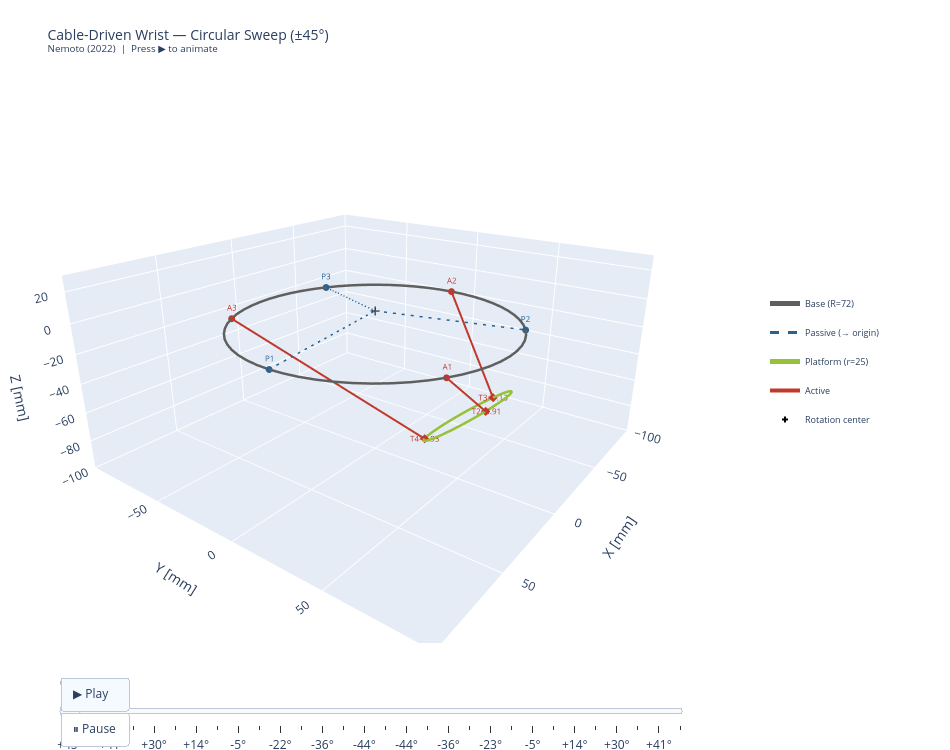

Write notebook code for a chart like this one.
### Code cell
# =================================================================
# Animated 3D Visualization
# =================================================================
from helpers.wrist_plots import wrist_animated_figure

fig = wrist_animated_figure(
    R, r, h, h_b,
    tilt_max_deg=tilt_max_deg,
    t_ref_val=t_ref_val,
    n_frames=n_frames,
    sweep_amplitude_deg=sweep_amplitude_deg,
    show_caption=show_caption,
)
fig.show()

### Figure 1 — Plotly figure (JSON) as saved in the notebook; plotly's stock layout.template omitted (floating-point values rounded to 4 significant figures)
{"data": [{"legendgroup": "base", "line": {"color": "#5F5F5F", "width": 5}, "mode": "lines", "name": "Base (R=72)", "type": "scatter3d", "x": [72.5, 72.1, 70.92, 68.95, 66.23, 62.79, 58.65, 53.88, 48.51, 42.61, 36.25, 29.49, 22.4, 15.07, 7.578, 4.439e-15, -7.578, -15.07, -22.4, -29.49, -36.25, -42.61, -48.51, -53.88, -58.65, -62.79, -66.23, -68.95, -70.92, -72.1, -72.5, -72.1, -70.92, -68.95, -66.23, -62.79, -58.65, -53.88, -48.51, -42.61, -36.25, -29.49, -22.4, -15.07, -7.578, -1.332e-14, 7.578, 15.07, 22.4, 29.49, 36.25, 42.61, 48.51, 53.88, 58.65, 62.79, 66.23, 68.95, 70.92, 72.1, 72.5], "y": [0, 7.578, 15.07, 22.4, 29.49, 36.25, 42.61, 48.51, 53.88, 58.65, 62.79, 66.23, 68.95, 70.92, 72.1, 72.5, 72.1, 70.92, 68.95, 66.23, 62.79, 58.65, 53.88, 48.51, 42.61, 36.25, 29.49, 22.4, 15.07, 7.578, 8.879e-15, -7.578, -15.07, -22.4, -29.49, -36.25, -42.61, -48.51, -53.88, -58.65, -62.79, -66.23, -68.95, -70.92, -72.1, -72.5, -72.1, -70.92, -68.95, -66.23, -62.79, -58.65, -53.88, -48.51, -42.61, -36.25, -29.49, -22.4, -15.07, -7.578, -1.776e-14], "z": [-9, -9, -9, -9, -9, -9, -9, -9, -9, -9, -9, -9, -9, -9, -9, -9, -9, -9, -9, -9, -9, -9, -9, -9, -9, -9, -9, -9, -9, -9, -9, -9, -9, -9, -9, -9, -9, -9, -9, -9, -9, -9, -9, -9, -9, -9, -9, -9, -9, -9, -9, -9, -9, -9, -9, -9, -9, -9, -9, -9, -9]}, {"legendgroup": "passive", "line": {"color": "#296193", "dash": "dash", "width": 3}, "mode": "lines", "name": "Passive (→ origin)", "type": "scatter3d", "x": [72.5, 0, null, -36.25, 0, null, -36.25, 0, null], "y": [0, 0, null, 62.79, 0, null, -62.79, 0, null], "z": [-9, 0, null, -9, 0, null, -9, 0, null]}, {"legendgroup": "platform", "line": {"color": "#97C139", "width": 5}, "mode": "lines", "name": "Platform (r=25)", "type": "scatter3d", "x": [25, 24.69, 23.78, 22.28, 20.23, 17.68, 14.69, 11.35, 7.725, 3.911, 1.531e-15, -3.911, -7.725, -11.35, -14.69, -17.68, -20.23, -22.28, -23.78, -24.69, -25, -24.69, -23.78, -22.28, -20.23, -17.68, -14.69, -11.35, -7.725, -3.911, -4.592e-15, 3.911, 7.725, 11.35, 14.69, 17.68, 20.23, 22.28, 23.78, 24.69, 25], "y": [53.74, 56.51, 59.2, 61.77, 64.13, 66.24, 68.04, 69.49, 70.55, 71.2, 71.42, 71.2, 70.55, 69.49, 68.04, 66.24, 64.13, 61.77, 59.2, 56.51, 53.74, 50.97, 48.28, 45.71, 43.35, 41.24, 39.44, 37.99, 36.93, 36.28, 36.06, 36.28, 36.93, 37.99, 39.44, 41.24, 43.35, 45.71, 48.28, 50.97, 53.74], "z": [-53.74, -50.97, -48.28, -45.71, -43.35, -41.24, -39.44, -37.99, -36.93, -36.28, -36.06, -36.28, -36.93, -37.99, -39.44, -41.24, -43.35, -45.71, -48.28, -50.97, -53.74, -56.51, -59.2, -61.77, -64.13, -66.24, -68.04, -69.49, -70.55, -71.2, -71.42, -71.2, -70.55, -69.49, -68.04, -66.24, -64.13, -61.77, -59.2, -56.51, -53.74]}, {"legendgroup": "active", "line": {"color": "#C0392B", "width": 4}, "mode": "lines+text", "name": "Active", "showlegend": true, "text": ["", "T2=0.91"], "textfont": {"color": "#C0392B", "size": 8}, "textposition": "middle center", "type": "scatter3d", "x": [36.25, 12.5], "y": [62.79, 69.05], "z": [-9, -38.43]}, {"legendgroup": "active", "line": {"color": "#C0392B", "width": 4}, "mode": "lines+text", "showlegend": false, "text": ["", "T3=1.13"], "textfont": {"color": "#C0392B", "size": 8}, "textposition": "middle center", "type": "scatter3d", "x": [-72.5, -25], "y": [8.879e-15, 53.74], "z": [-9, -53.74]}, {"legendgroup": "active", "line": {"color": "#C0392B", "width": 4}, "mode": "lines+text", "showlegend": false, "text": ["", "T4=0.93"], "textfont": {"color": "#C0392B", "size": 8}, "textposition": "middle center", "type": "scatter3d", "x": [36.25, 12.5], "y": [-62.79, 38.43], "z": [-9, -69.05]}, {"marker": {"color": "#296193", "size": 4}, "mode": "markers+text", "showlegend": false, "text": ["P1", "P2", "P3"], "textfont": {"color": "#296193", "size": 8}, "textposition": "top center", "type": "scatter3d", "x": [72.5, -36.25, -36.25], "y": [0, 62.79, -62.79], "z": [-9, -9, -9]}, {"marker": {"color": "#C0392B", "size": 4}, "mode": "markers+text", "showlegend": false, "text": ["A1", "A2", "A3"], "textfont": {"color": "#C0392B", "size": 8}, "textposition": "top center", "type": "scatter3d", "x": [36.25, -72.5, 36.25], "y": [62.79, 8.879e-15, -62.79], "z": [-9, -9, -9]}, {"marker": {"color": "#C0392B", "size": 3, "symbol": "diamond"}, "mode": "markers", "showlegend": false, "type": "scatter3d", "x": [12.5, -25, 12.5], "y": [69.05, 53.74, 38.43], "z": [-38.43, -53.74, -69.05]}, {"marker": {"color": "black", "size": 5, "symbol": "cross"}, "mode": "markers", "name": "Rotation center", "showlegend": true, "type": "scatter3d", "x": [0], "y": [0], "z": [0]}], "layout": {"height": 750, "legend": {"font": {"size": 9}, "x": 1.02, "y": 0.5}, "margin": {"b": 80, "l": 0, "r": 200, "t": 80}, "scene": {"aspectmode": "data", "camera": {"eye": {"x": 1.6, "y": 1.2, "z": 0.8}}, "xaxis": {"range": [-100, 100], "title": {"text": "X [mm]"}}, "yaxis": {"range": [-100, 100], "title": {"text": "Y [mm]"}}, "zaxis": {"range": [-100, 30], "title": {"text": "Z [mm]"}}}, "sliders": [{"active": 0, "currentvalue": {"font": {"size": 12}, "prefix": "Ψ ≈ ", "suffix": "°"}, "len": 0.84, "steps": [{"args": [["0"], {"frame": {"duration": 0, "redraw": true}, "mode": "immediate"}], "label": "+45°", "method": "animate"}, {"args": [["4"], {"frame": {"duration": 0, "redraw": true}, "mode": "immediate"}], "label": "+44°", "method": "animate"}, {"args": [["8"], {"frame": {"duration": 0, "redraw": true}, "mode": "immediate"}], "label": "+41°", "method": "animate"}, {"args": [["12"], {"frame": {"duration": 0, "redraw": true}, "mode": "immediate"}], "label": "+36°", "method": "animate"}, {"args": [["16"], {"frame": {"duration": 0, "redraw": true}, "mode": "immediate"}], "label": "+30°", "method": "animate"}, {"args": [["20"], {"frame": {"duration": 0, "redraw": true}, "mode": "immediate"}], "label": "+23°", "method": "animate"}, {"args": [["24"], {"frame": {"duration": 0, "redraw": true}, "mode": "immediate"}], "label": "+14°", "method": "animate"}, {"args": [["28"], {"frame": {"duration": 0, "redraw": true}, "mode": "immediate"}], "label": "+5°", "method": "animate"}, {"args": [["32"], {"frame": {"duration": 0, "redraw": true}, "mode": "immediate"}], "label": "-5°", "method": "animate"}, {"args": [["36"], {"frame": {"duration": 0, "redraw": true}, "mode": "immediate"}], "label": "-14°", "method": "animate"}, {"args": [["40"], {"frame": {"duration": 0, "redraw": true}, "mode": "immediate"}], "label": "-22°", "method": "animate"}, {"args": [["44"], {"frame": {"duration": 0, "redraw": true}, "mode": "immediate"}], "label": "-30°", "method": "animate"}, {"args": [["48"], {"frame": {"duration": 0, "redraw": true}, "mode": "immediate"}], "label": "-36°", "method": "animate"}, {"args": [["52"], {"frame": {"duration": 0, "redraw": true}, "mode": "immediate"}], "label": "-41°", "method": "animate"}, {"args": [["56"], {"frame": {"duration": 0, "redraw": true}, "mode": "immediate"}], "label": "-44°", "method": "animate"}, {"args": [["60"], {"frame": {"duration": 0, "redraw": true}, "mode": "immediate"}], "label": "-45°", "method": "animate"}, {"args": [["64"], {"frame": {"duration": 0, "redraw": true}, "mode": "immediate"}], "label": "-44°", "method": "animate"}, {"args": [["68"], {"frame": {"duration": 0, "redraw": true}, "mode": "immediate"}], "label": "-41°", "method": "animate"}, {"args": [["72"], {"frame": {"duration": 0, "redraw": true}, "mode": "immediate"}], "label": "-36°", "method": "animate"}, {"args": [["76"], {"frame": {"duration": 0, "redraw": true}, "mode": "immediate"}], "label": "-30°", "method": "animate"}, {"args": [["80"], {"frame": {"duration": 0, "redraw": true}, "mode": "immediate"}], "label": "-23°", "method": "animate"}, {"args": [["84"], {"frame": {"duration": 0, "redraw": true}, "mode": "immediate"}], "label": "-14°", "method": "animate"}, {"args": [["88"], {"frame": {"duration": 0, "redraw": true}, "mode": "immediate"}], "label": "-5°", "method": "animate"}, {"args": [["92"], {"frame": {"duration": 0, "redraw": true}, "mode": "immediate"}], "label": "+5°", "method": "animate"}, {"args": [["96"], {"frame": {"duration": 0, "redraw": true}, "mode": "immediate"}], "label": "+14°", "method": "animate"}, {"args": [["100"], {"frame": {"duration": 0, "redraw": true}, "mode": "immediate"}], "label": "+22°", "method": "animate"}, {"args": [["104"], {"frame": {"duration": 0, "redraw": true}, "mode": "immediate"}], "label": "+30°", "method": "animate"}, {"args": [["108"], {"frame": {"duration": 0, "redraw": true}, "mode": "immediate"}], "label": "+36°", "method": "animate"}, {"args": [["112"], {"frame": {"duration": 0, "redraw": true}, "mode": "immediate"}], "label": "+41°", "method": "animate"}, {"args": [["116"], {"frame": {"duration": 0, "redraw": true}, "mode": "immediate"}], "label": "+44°", "method": "animate"}], "x": 0.08, "xanchor": "left", "y": -0.02}], "title": {"font": {"size": 14}, "text": "Cable-Driven Wrist — Circular Sweep (±45°)<br><sup>Nemoto (2022)  |  Press ▶ to animate</sup>"}, "updatemenus": [{"buttons": [{"args": [null, {"frame": {"duration": 60, "redraw": true}, "fromcurrent": true, "transition": {"duration": 0}}], "label": "▶ Play", "method": "animate"}, {"args": [[null], {"frame": {"duration": 0, "redraw": false}, "mode": "immediate"}], "label": "⏸ Pause", "method": "animate"}], "type": "buttons", "x": 0.08, "xanchor": "left", "y": -0.06}], "width": 950}}
